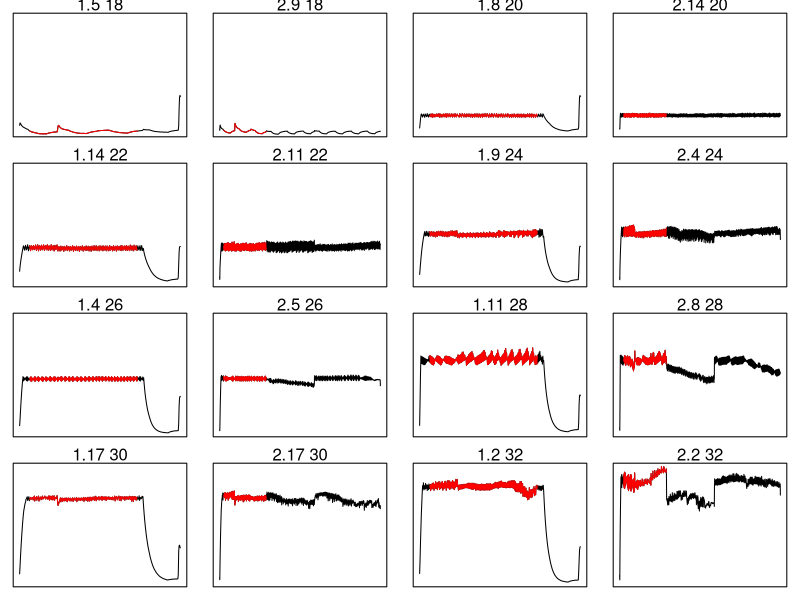
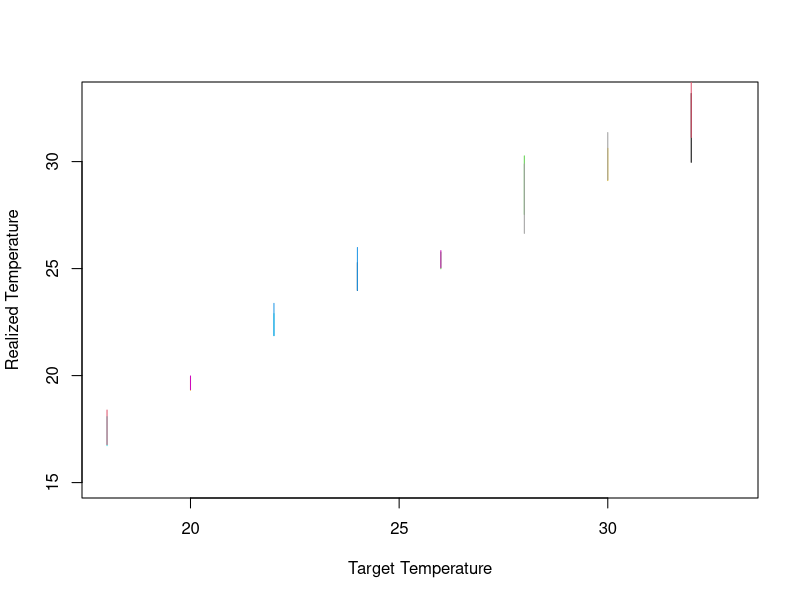

These charts were generated, in order, by the following R code:
### This code produces realized temperature values of water baths in the manuscript: 
### Powell, JA and  SC Burgess. How modularity and heterotrophy complicate the understanding of the causes of thermal performance curves: the case of feeding rate in a filter feeding animal
# Code finalized Mar 2024
# Any comments or error reporting, please contact Jackson Powell. jacksonpowell129@gmail.com

# R Version 4.3.1 (2023-06-16 ucrt) -- "Beagle Scouts"

# Import data
# Set.wd() # set working directory, or file path, before importing data

dat <- read.csv("Temperature logger data.csv")
dat$batch_logger <- interaction(dat$batch, dat$logger)

# Create data frame for realized temperature values to fill 
target.temps <- c(18, 20, 22, 24, 26, 28, 30, 32)
batch = c(1, 2)
temp.summary <- expand.grid(Target.Temperature = target.temps, Batch=batch)
temp.summary <- temp.summary[order(temp.summary$Target.Temperature,temp.summary$Batch),]  # should be in the same order as dat.list

# Visualize temperature over time for each logger
ind <- unique(dat$batch_logger)
windows() # use "quartz()" on Mac
par(mfrow = c(4 ,4), mar = c(1, 1, 1, 1), oma = c(0, 0, 0, 0))
for(i in 1:length(ind)){
  tmp <- dat[dat$batch_logger == ind[i], ]
  from <- 25 # Time log when the experiment began (~6 hours after heaters were activated and Bugula were placed into water baths)
  to <- 280 # Near time log when the experiment ended
  with(tmp, plot(log, temp, type = "l", ylab = "", xlab = "", xaxt = "n",yaxt = "n", ylim = c(17, 35)))
  with(tmp[from:to, ],lines(log, temp, col = "red"))
  mtext(side = 3,eval(paste(ind[i], unique(tmp$target.temp))), lwd = 2)
}

windows() # use "quartz()" on Mac
plot(1, type = "n", xlab = "Target Temperature", ylab = "Realized Temperature", xlim = c(18, 33), ylim = c(15, 33))
ind <- unique(dat$batch_logger)
for(i in 1:length(ind)){
  tmp <- dat[dat$batch_logger == ind[i], ]
  from <- 25 # Time log when the experiment began (~6 hours after heaters were activated and Bugula were placed into water baths)
  to <- 280 # Near time log when the experiment ended
  with(tmp[from:to, ], lines(target.temp, temp,col=batch_logger))
}



# Calculate means, variance metrics, and ranges for logged temperatures 
temp.summary$Mean.Temp <- 0
temp.summary$SD.Temp <- 0
temp.summary$Median.Temp <- 0
temp.summary$Min.Temp <- 0
temp.summary$Max.Temp <- 0
temp.summary$Diff.Temp <- 0

from.min <- 25
to.min <- 280

for(i in 1:length(ind)){ 
  tmp <- dat[dat$batch_logger == ind[i], ]
  temp.summary[i, which(names(temp.summary) == "Mean.Temp")] <- round(with(tmp[from.min:to.min, ], mean(temp)), 2)
  temp.summary[i, which(names(temp.summary) == "SD.Temp")] <- round(with(tmp[from.min:to.min,] , sd(temp)), 2)
  temp.summary[i, which(names(temp.summary) == "Median.Temp")] <- round(with(tmp[from.min:to.min, ], median(temp)), 2)
  temp.summary[i, which(names(temp.summary) == "Min.Temp")] <- round(with(tmp[from.min:to.min, ], min(temp)), 2)
  temp.summary[i, which(names(temp.summary) == "Max.Temp")] <- round(with(tmp[from.min:to.min, ], max(temp)), 2)
  temp.summary[i, which(names(temp.summary) == "Diff.Temp")] <- round(with(tmp[from.min:to.min, ], max(temp) - min(temp)), 2)
}

# Add median temperatures for each tank and batch to "temp.summary" data frame
temp.summary$tankID <- with(temp.summary, paste(Target.Temperature, ifelse(Batch == 1, ".b1", ".b2"),sep = ""))
temp.summary$tankID <- paste0("t", temp.summary$tankID)

# write.csv(temp.summary,"Temperature_summary.csv",row.names=F)
